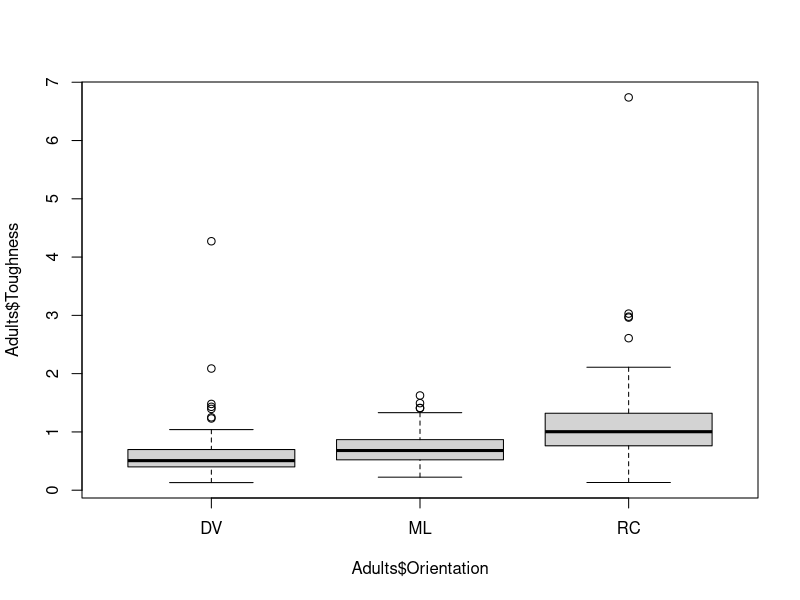
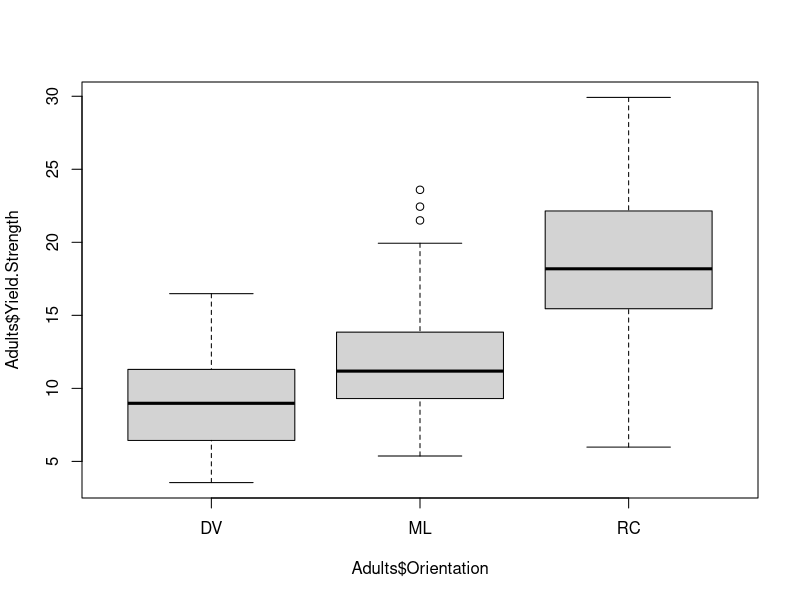
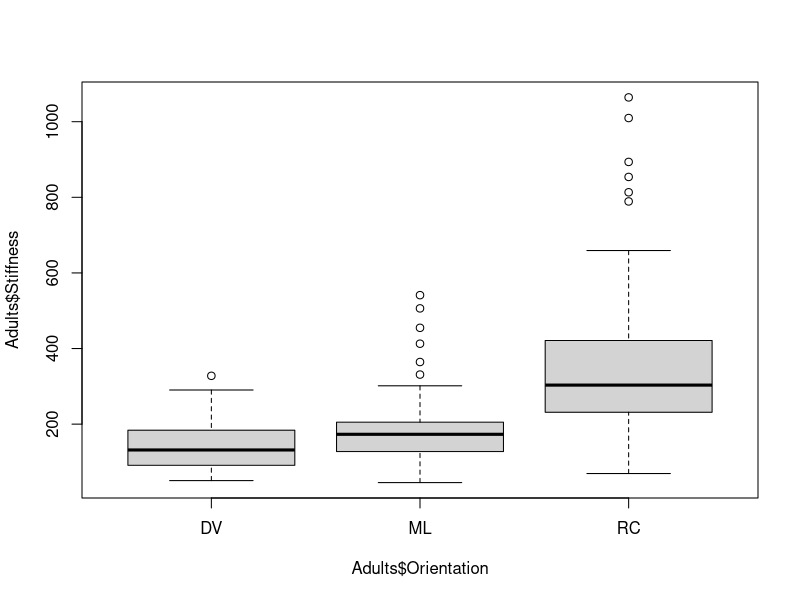

The R script that drew these images, in order:
setwd('C:\\Users\\migma\\OneDrive\\Desktop\\Evolution\\Project\\ManateeData')
Data1<-read.csv("ManateeData.csv")
Adults <- Data1[which(Data1$Developmental.Stage=="adult"),]
boxplot(Adults$Toughness~Adults$Orientation)
t.test(Adults$Toughness)
boxplot(Adults$Yield.Strength~Adults$Orientation)
t.test(Adults$Yield.Strength)
boxplot(Adults$Stiffness~Adults$Orientation)
t.test(Adults$Stiffness)
